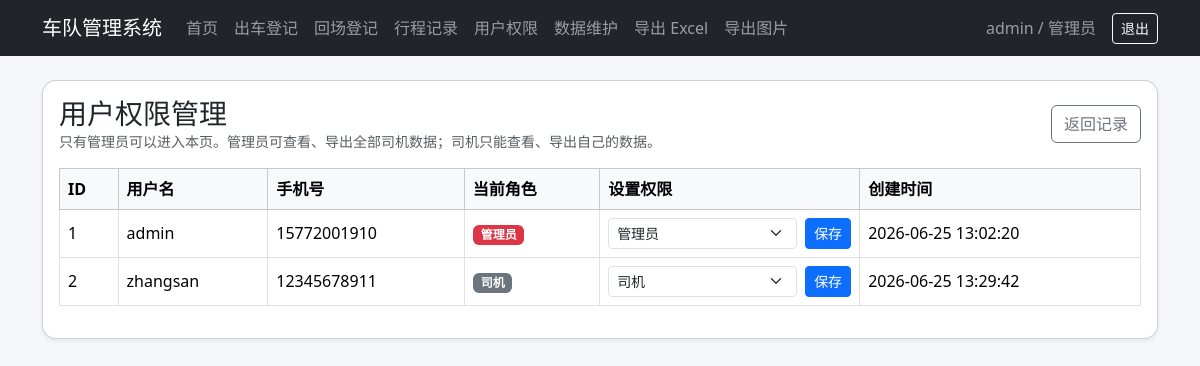
Page /admin/users (signed in) on the committed database.
### tables this page shows
CREATE TABLE users(
        id INTEGER PRIMARY KEY AUTOINCREMENT,
        username TEXT UNIQUE NOT NULL,
        password_hash TEXT NOT NULL,
        role TEXT NOT NULL DEFAULT '司机',
        phone TEXT,
        created_at TEXT DEFAULT CURRENT_TIMESTAMP
    , gender TEXT, unit TEXT, department TEXT, team TEXT, unit_other TEXT, department_other TEXT, team_other TEXT);

### app.py (the view, shortened to what this page needs)
    @app.route("/admin/users", methods=["GET", "POST"])
    @admin_required
    def admin_users():
        users = get_all_users()
        return render_template("admin_users.html", users=users)

### dao/record_dao.py (called while the page is built)
def _hash_password(password: str) -> str:
    return hashlib.sha256(password.encode("utf-8")).hexdigest()

def get_conn() -> sqlite3.Connection:
    os.makedirs(DATABASE_DIR, exist_ok=True)
    conn = sqlite3.connect(DB_PATH)
    conn.row_factory = sqlite3.Row
    return conn

def _admin_role_where_sql() -> str:
    return "role IN ('管理员', '超级管理员', 'admin', 'administrator')"

def admin_exists() -> bool:
    conn = get_conn()
    cur = conn.cursor()
    cur.execute(f"SELECT 1 FROM users WHERE {_admin_role_where_sql()} LIMIT 1")
    row = cur.fetchone()
    conn.close()
    return row is not None

def legacy_default_admin_exists() -> bool:
    conn = get_conn()
    cur = conn.cursor()
    cur.execute(
        f"""
        SELECT 1 FROM users
        WHERE username=? AND password_hash=? AND {_admin_role_where_sql()}
        LIMIT 1
        """,
        (LEGACY_DEFAULT_ADMIN_USERNAME, _hash_password(LEGACY_DEFAULT_ADMIN_PASSWORD)),
    )
    row = cur.fetchone()
    conn.close()
    return row is not None

def initial_admin_setup_required() -> bool:
    return (not admin_exists()) or legacy_default_admin_exists()

def get_all_users() -> List[Dict[str, Any]]:
    conn = get_conn()
    cur = conn.cursor()
    cur.execute("SELECT id, username, role, phone, created_at FROM users ORDER BY id ASC")
    rows = cur.fetchall()
    conn.close()
    return [dict(row) for row in rows]

### templates/admin_users.html (shortened to what this page needs)
{% extends 'base.html' %}
{% block content %}
<div class="card shadow-sm">
    <div class="card-body">
        <div class="d-flex justify-content-between align-items-center mb-3">
            <div>
                <h3 class="mb-0">用户权限管理</h3>
                <div class="text-muted small">只有管理员可以进入本页。管理员可查看、导出全部司机数据；司机只能查看、导出自己的数据。</div>
            </div>
            <a class="btn btn-outline-secondary" href="{{ url_for('records') }}">返回记录</a>
        </div>
        <div class="table-responsive">
            <table class="table table-bordered align-middle">
                <thead class="table-light">
                <tr>
                    <th>ID</th>
                    <th>用户名</th>
                    <th>手机号</th>
                    <th>当前角色</th>
                    <th style="width: 260px;">设置权限</th>
                    <th>创建时间</th>
                </tr>
                </thead>
                <tbody>
                {% for u in users %}
                <tr>
                    <td>{{ u.id }}</td>
                    <td>{{ u.username }}</td>
                    <td>{{ u.phone or '-' }}</td>
                    <td>
                        {% if u.role == '管理员' %}
                            <span class="badge text-bg-danger">管理员</span>
                        {% else %}
                            <span class="badge text-bg-secondary">司机</span>
                        {% endif %}
                    </td>
                    <td>
                        <form method="post" class="d-flex gap-2">
                            <select class="form-select form-select-sm" name="role">
                                <option value="司机" {% if u.role != '管理员' %}selected{% endif %}>司机</option>
                                <option value="管理员" {% if u.role == '管理员' %}selected{% endif %}>管理员</option>
                            </select>
                            <button class="btn btn-primary btn-sm" type="submit">保存</button>
                        </form>
                    </td>
                    <td>{{ u.created_at or '-' }}</td>
                </tr>
                {% else %}
                <tr><td colspan="6" class="text-center text-muted">暂无用户</td></tr>
                {% endfor %}
                </tbody>
            </table>
        </div>
    </div>
</div>
{% endblock %}

### templates/base.html (shortened to what this page needs)
<!doctype html>
<html lang="zh-CN">
<head>
    <link href="https://cdn.jsdelivr.net/npm/bootstrap@5.3.3/dist/css/bootstrap.min.css" rel="stylesheet">
    <link href="{{ url_for('static', filename='style.css') }}" rel="stylesheet">
</head>
<body>
<nav class="navbar navbar-expand-lg navbar-dark bg-dark">
    <div class="container">
        <a class="navbar-brand" href="{{ url_for('dashboard') if session.get('username') else url_for('login') }}">车队管理系统</a>
        <div class="collapse navbar-collapse" id="navbarMain">
            {% if session.get('username') %}
            <ul class="navbar-nav me-auto mb-2 mb-lg-0">
                <li class="nav-item"><a class="nav-link" href="{{ url_for('dashboard') }}">首页</a></li>
                <li class="nav-item"><a class="nav-link" href="{{ url_for('start') }}">出车登记</a></li>
                <li class="nav-item"><a class="nav-link" href="{{ url_for('finish') }}">回场登记</a></li>
                <li class="nav-item"><a class="nav-link" href="{{ url_for('records') }}">行程记录</a></li>
                {% if is_admin %}
                <li class="nav-item"><a class="nav-link" href="{{ url_for('admin_users') }}">用户权限</a></li>
                <li class="nav-item"><a class="nav-link" href="{{ url_for('admin_storage') }}">数据维护</a></li>
                {% endif %}
                <li class="nav-item"><a class="nav-link" href="{{ url_for('export') }}">导出 Excel</a></li>
                <li class="nav-item"><a class="nav-link" href="{{ url_for('export_images') }}">导出图片</a></li>
            </ul>
            <span class="navbar-text me-3">{{ session.get('username') }} / {{ session.get('role') }}</span>
            <a class="btn btn-outline-light btn-sm" href="{{ url_for('logout') }}">退出</a>
            {% endif %}
        </div>
    </div>
</nav>
<main class="container py-4">
    {% block content %}{% endblock %}
</main>
</body>
</html>

### static/style.css (style rules this page uses)
body { background: #f6f7fb; }
.card { border-radius: 14px; }
.table td, .table th { white-space: nowrap; }

### rows in the picture
users: get "admin", get "管理员", id "1", username "admin", phone "15772001910", role "管理员", created_at "2026-06-25 13:02:20"
users: id "2", username "zhangsan", phone "12345678911", shows "司机", role "司机", created_at "2026-06-25 13:29:42"
